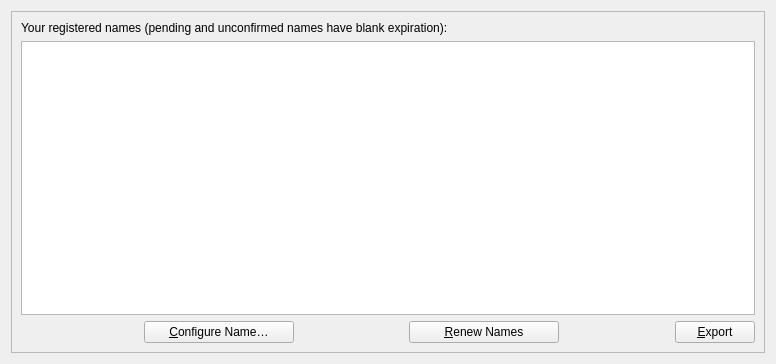
<?xml version="1.0" encoding="UTF-8"?>
<ui version="4.0">
 <class>ManageNamesPage</class>
 <widget class="QWidget" name="ManageNamesPage">
  <property name="geometry">
   <rect>
    <x>0</x>
    <y>0</y>
    <width>776</width>
    <height>364</height>
   </rect>
  </property>
  <layout class="QHBoxLayout" name="horizontalLayout">
   <item>
    <widget class="QFrame" name="frame2">
     <property name="sizePolicy">
      <sizepolicy hsizetype="Preferred" vsizetype="Expanding">
       <horstretch>0</horstretch>
       <verstretch>0</verstretch>
      </sizepolicy>
     </property>
     <property name="frameShape">
      <enum>QFrame::StyledPanel</enum>
     </property>
     <property name="frameShadow">
      <enum>QFrame::Sunken</enum>
     </property>
     <layout class="QVBoxLayout" name="verticalLayout">
      <!--
      <item>
       <widget class="QLabel" name="label_4">
        <property name="sizePolicy">
         <sizepolicy hsizetype="Preferred" vsizetype="Maximum">
          <horstretch>0</horstretch>
          <verstretch>0</verstretch>
         </sizepolicy>
        </property>
        <property name="text">
         <string>&amp;New name:</string>
        </property>
        <property name="alignment">
         <set>Qt::AlignLeading|Qt::AlignLeft|Qt::AlignVCenter</set>
        </property>
        <property name="buddy">
         <cstring>registerName</cstring>
        </property>
       </widget>
      </item>
      <item>
       <widget class="QValidatedLineEdit" name="registerName">
        <property name="toolTip">
         <string>Enter a name or domain name (prefixed with d/) to register it.</string>
        </property>
        <property name="text">
         <string>d/</string>
        </property>
       </widget>
      </item>
      <item>
       <widget class="QLabel" name="label">
        <property name="sizePolicy">
         <sizepolicy hsizetype="Preferred" vsizetype="Preferred">
          <horstretch>0</horstretch>
          <verstretch>0</verstretch>
         </sizepolicy>
        </property>
        <property name="text">
         <string>&lt;html&gt;&lt;head/&gt;&lt;body&gt;&lt;p&gt;Use &lt;span style=&quot; font-weight:600;&quot;&gt;d/&lt;/span&gt; prefix for domain names. E.g. &lt;span style=&quot; font-weight:600;&quot;&gt;d/mysite&lt;/span&gt; will register &lt;span style=&quot; font-weight:600;&quot;&gt;mysite.bit&lt;/span&gt;&lt;/p&gt;&lt;p&gt;See &lt;a href=&quot;https://wiki.bitcoinsilver.info/index.php?title=Domain_Name_Specification&quot;&gt;&lt;span style=&quot; text-decoration: underline; color:#0000ff;&quot;&gt;Domain names&lt;/span&gt;&lt;/a&gt; in Bitcoinsilver wiki for reference. Other prefixes can be used for miscellaneous purposes (not domain names).&lt;/p&gt;&lt;/body&gt;&lt;/html&gt;</string>
        </property>
        <property name="textFormat">
         <enum>Qt::RichText</enum>
        </property>
        <property name="wordWrap">
         <bool>true</bool>
        </property>
        <property name="openExternalLinks">
         <bool>true</bool>
        </property>
       </widget>
      </item>
      <item>
       <widget class="QPushButton" name="submitNameButton">
        <property name="sizePolicy">
         <sizepolicy hsizetype="Fixed" vsizetype="Fixed">
          <horstretch>0</horstretch>
          <verstretch>0</verstretch>
         </sizepolicy>
        </property>
        <property name="minimumSize">
         <size>
          <width>150</width>
          <height>0</height>
         </size>
        </property>
        <property name="toolTip">
         <string>Confirm the new name action. Sends name_new transaction
to the network and creates a pending name_firstupdate transaction.</string>
        </property>
        <property name="text">
         <string>&amp;Submit</string>
        </property>
        <property name="icon">
         <iconset resource="../bitcoin.qrc">
          <normaloff>:/icons/send</normaloff>:/icons/send</iconset>
        </property>
        <property name="default">
         <bool>true</bool>
        </property>
       </widget>
      </item>
      <item>
       <spacer name="verticalSpacer">
        <property name="orientation">
         <enum>Qt::Vertical</enum>
        </property>
        <property name="sizeType">
         <enum>QSizePolicy::Maximum</enum>
        </property>
        <property name="sizeHint" stdset="0">
         <size>
          <width>20</width>
          <height>12</height>
         </size>
        </property>
       </spacer>
      </item>
      -->
      <item>
       <widget class="QLabel" name="label_5">
        <property name="sizePolicy">
         <sizepolicy hsizetype="Preferred" vsizetype="Maximum">
          <horstretch>0</horstretch>
          <verstretch>0</verstretch>
         </sizepolicy>
        </property>
        <property name="text">
         <string>Your registered names (pending and unconfirmed names have blank expiration):</string>
        </property>
        <property name="alignment">
         <set>Qt::AlignLeading|Qt::AlignLeft|Qt::AlignVCenter</set>
        </property>
        <!--
        <property name="buddy">
         <cstring>registerName</cstring>
        </property>
        -->
       </widget>
      </item>
      <item>
       <widget class="QTableView" name="tableView">
        <property name="contextMenuPolicy">
         <enum>Qt::CustomContextMenu</enum>
        </property>
        <property name="toolTip">
         <string>Double-click name to configure</string>
        </property>
        <property name="tabKeyNavigation">
         <bool>false</bool>
        </property>
        <property name="alternatingRowColors">
         <bool>true</bool>
        </property>
        <property name="selectionMode">
         <enum>QAbstractItemView::ExtendedSelection</enum>
        </property>
        <property name="selectionBehavior">
         <enum>QAbstractItemView::SelectRows</enum>
        </property>
        <property name="sortingEnabled">
         <bool>true</bool>
        </property>
        <attribute name="verticalHeaderVisible">
         <bool>false</bool>
        </attribute>
       </widget>
      </item>
      <item>
       <layout class="QHBoxLayout" name="horizontalLayout_3">
        <item>
         <widget class="QLabel" name="countLabel">
          <property name="sizePolicy">
           <sizepolicy hsizetype="Preferred" vsizetype="Maximum">
            <horstretch>0</horstretch>
            <verstretch>0</verstretch>
           </sizepolicy>
          </property>
          <property name="text">
           <string></string>
          </property>
          <property name="alignment">
           <set>Qt::AlignLeading|Qt::AlignLeft|Qt::AlignVCenter</set>
          </property>
         </widget>
        </item>
        <item>
         <spacer name="countConfigureSpacer">
          <property name="orientation">
           <enum>Qt::Horizontal</enum>
          </property>
          <property name="sizeHint" stdset="0">
           <size>
            <width>40</width>
            <height>20</height>
           </size>
          </property>
         </spacer>
        </item>
        <item>
         <widget class="QPushButton" name="configureNameButton">
          <property name="sizePolicy">
           <sizepolicy hsizetype="Fixed" vsizetype="Fixed">
            <horstretch>0</horstretch>
            <verstretch>0</verstretch>
           </sizepolicy>
          </property>
          <property name="minimumSize">
           <size>
            <width>150</width>
            <height>0</height>
           </size>
          </property>
          <property name="toolTip">
           <string>Configure name and submit update operation</string>
          </property>
          <property name="text">
           <string>&amp;Configure Name&#8230;</string>
          </property>
          <property name="icon">
           <iconset resource="../bitcoin.qrc">
            <normaloff>:/icons/edit</normaloff>:/icons/edit</iconset>
          </property>
          <property name="default">
           <bool>false</bool>
          </property>
         </widget>
        </item>
        <item>
         <spacer name="configureRenewSpacer">
          <property name="orientation">
           <enum>Qt::Horizontal</enum>
          </property>
          <property name="sizeHint" stdset="0">
           <size>
            <width>40</width>
            <height>20</height>
           </size>
          </property>
         </spacer>
        </item>
        <item>
         <widget class="QPushButton" name="renewNameButton">
          <property name="sizePolicy">
           <sizepolicy hsizetype="Fixed" vsizetype="Fixed">
            <horstretch>0</horstretch>
            <verstretch>0</verstretch>
           </sizepolicy>
          </property>
          <property name="minimumSize">
           <size>
            <width>150</width>
            <height>0</height>
           </size>
          </property>
          <property name="toolTip">
           <string>Renew the names with their current values</string>
          </property>
          <property name="text">
           <string>&amp;Renew Names</string>
          </property>
          <property name="default">
           <bool>false</bool>
          </property>
         </widget>
        </item>
        <item>
         <spacer name="renewExportSpacer">
          <property name="orientation">
           <enum>Qt::Horizontal</enum>
          </property>
          <property name="sizeHint" stdset="0">
           <size>
            <width>40</width>
            <height>20</height>
           </size>
          </property>
         </spacer>
        </item>
        <item>
         <widget class="QPushButton" name="exportButton">
          <property name="toolTip">
           <string>Export the data in the current tab to a file</string>
          </property>
          <property name="text">
           <string>&amp;Export</string>
          </property>
          <property name="icon">
           <iconset resource="../bitcoin.qrc">
            <normaloff>:/icons/export</normaloff>:/icons/export</iconset>
          </property>
          <property name="autoDefault">
           <bool>false</bool>
          </property>
         </widget>
        </item>
       </layout>
      </item>
     </layout>
    </widget>
   </item>
  </layout>
 </widget>
 <customwidgets>
  <!--
  <customwidget>
   <class>QValidatedLineEdit</class>
   <extends>QLineEdit</extends>
   <header>qt/qvalidatedlineedit.h</header>
  </customwidget>
  -->
 </customwidgets>
 <resources>
  <!--
  <include location="../bitcoin.qrc"/>
  -->
 </resources>
 <connections/>
</ui>
